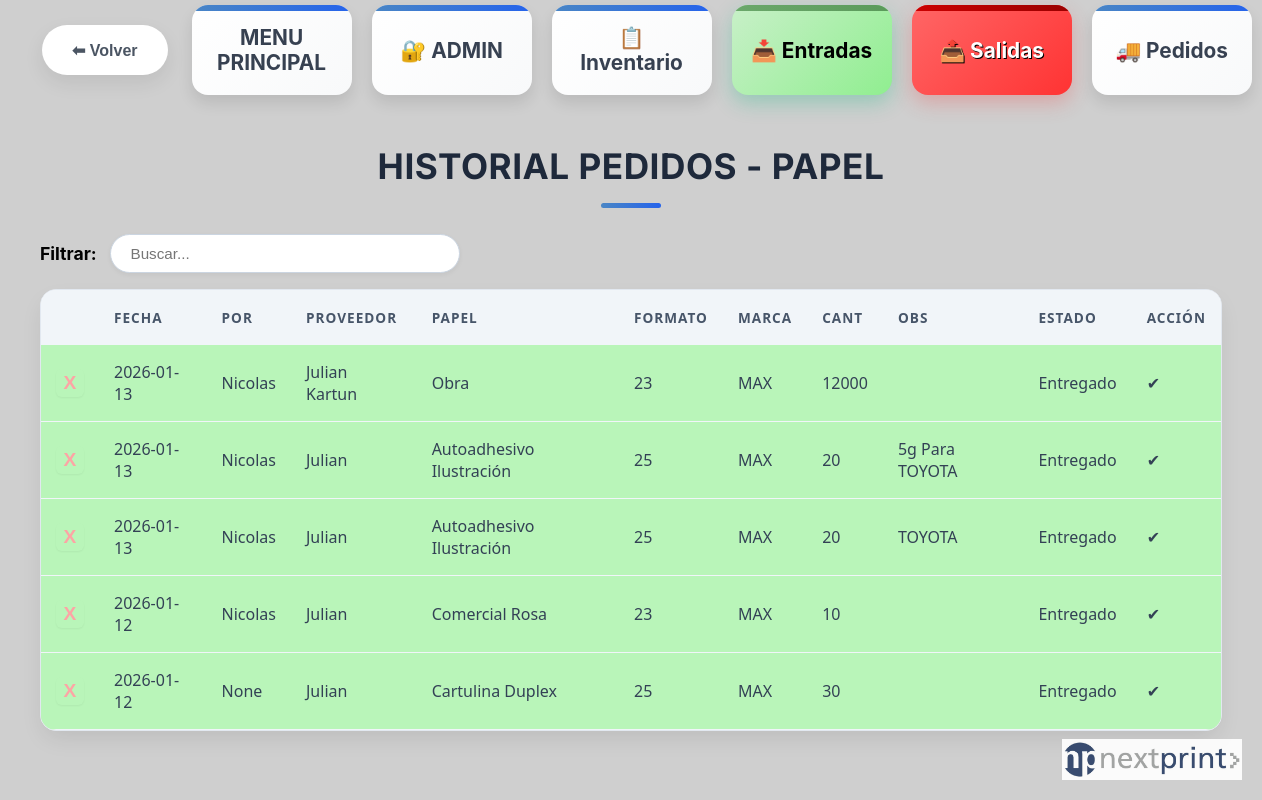
The app's page /papel/pedidos/historial (signed in), older data.
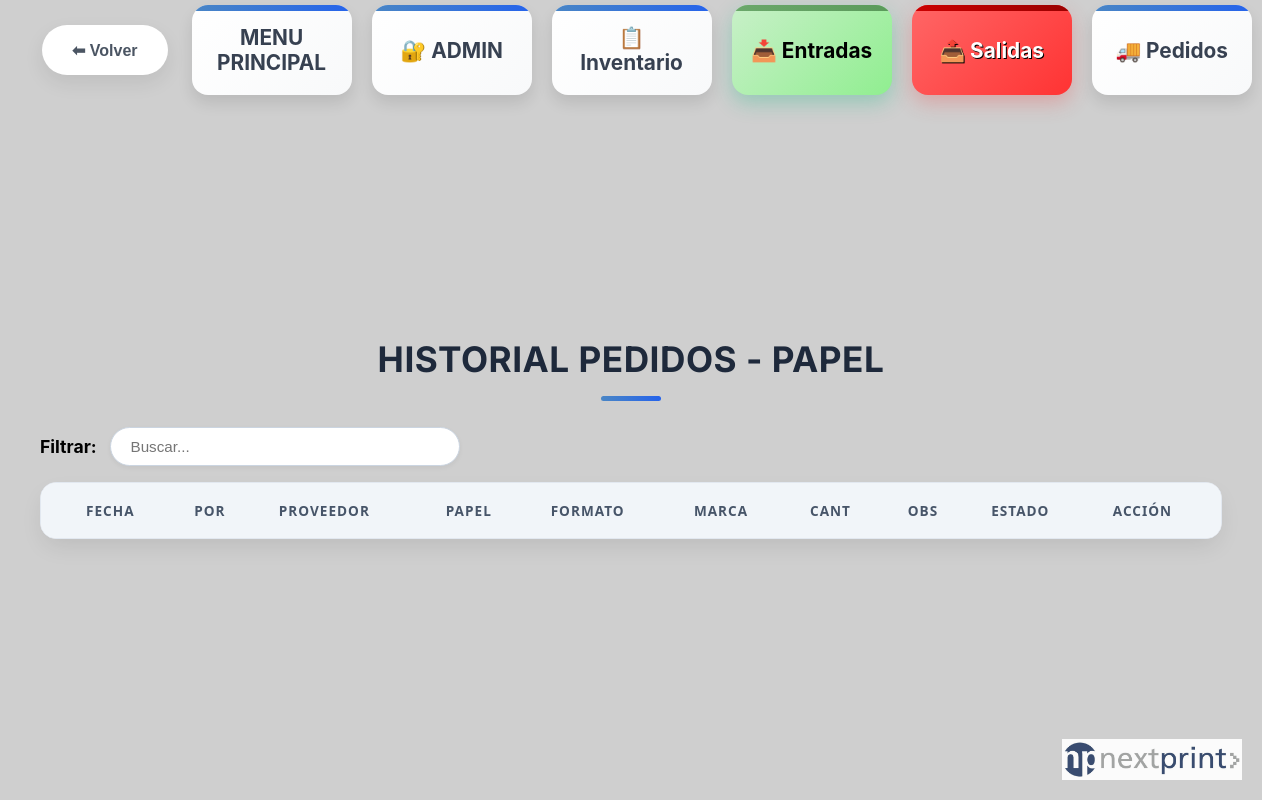
The same page, newer data.
### tables this page shows
CREATE TABLE papel_pedidos (
    id INTEGER PRIMARY KEY AUTOINCREMENT,
    fecha TEXT NOT NULL,
    tipo_papel TEXT NOT NULL,
    gramaje TEXT NOT NULL,
    formato TEXT NOT NULL,
    marca TEXT NOT NULL,
    proveedor TEXT NOT NULL,
    cantidad INTEGER NOT NULL,
    observaciones TEXT,
    estado TEXT NOT NULL DEFAULT 'En espera'
, pedido_por TEXT, afecta_stock INTEGER DEFAULT 1, es_interno INTEGER DEFAULT 0, sede TEXT DEFAULT '');

### app.py (the view)
@app.route("/papel/pedidos/historial")
def papel_pedidos_historial():
    conn = get_conn()
    registros = conn.execute("SELECT * FROM papel_pedidos ORDER BY id DESC").fetchall()
    conn.close()
    return render_template("base.html", vista="papel_pedidos_historial", modo="papel", registros=registros)

### app.py (called while the page is built)
def get_db_connection():
    conn = sqlite3.connect(DB_PATH) # <-- Usamos la variable que calculamos arriba
    conn.row_factory = sqlite3.Row
    return conn

@app.before_request
def requerir_login():
    rutas_publicas = ['login', 'static']
    if request.endpoint == 'static' or request.endpoint == 'login':
        return
    if not session.get("app_authorized"):
        return redirect(url_for("login"))

### templates/base.html (shortened to what the changed rows need)
<!DOCTYPE html>
<html lang="es">
<head>
    <link rel="stylesheet" href="{{ url_for('static', filename='styles.css') }}?v=13">
</head>
<body>
    <main class="contenido {% if vista == 'menu' %}contenido-menu{% else %}contenido-app{% endif %}">
        {% if vista == "login_global" %}
        <div class="login-container">
            <form class="login-form" method="POST" action="{{ url_for('login') }}">
                <h2 class="login-title">Bienvenido</h2>
                {% if error %}
                <div class="login-error">{{ error }}</div>
                {% endif %}
                <div class="form-group-login">
                    <label for="usuario">Usuario</label>
                    <input type="text" name="usuario" id="usuario" required autofocus placeholder="Ingresá tu usuario">
                </div>
                <div class="form-group-login">
                    <label for="contrasena">Contraseña</label>
                    <input type="password" name="contrasena" id="contrasena" required placeholder="••••••••">
                </div>
                <div class="chk-container">
                    <input type="checkbox" name="recordar" id="recordar">
                    <label for="recordar">Recordar mi dispositivo</label>
                </div>
                <button type="submit" class="btn-login-submit">Ingresar</button>
                <div class="login-footer">
                    © 2026 Nextprint Stock
                </div>
            </form>
        </div>
            {% elif vista == "papel_pedidos_historial" %}
            <section class="historial">
                <h1 class="historial-titulo">Historial Pedidos - Papel</h1>
                <div class="historial-tabla-wrapper">
                    <table class="historial-tabla" id="tabla-papel-pedidos">
                        <thead>
                            <tr>
                                <th style="width: 30px;"></th>
                                <th>Fecha</th>
                                <th>POR</th>
                                <th>PROVEEDOR</th>
                                <th>Papel</th>
                                <th>Formato</th>
                                <th>Marca</th>
                                <th>Cant</th>
                                <th>Obs</th>
                                <th>Estado</th>
                                <th>Acción</th>
                            </tr>
                        </thead>
                        <tbody>
                            {% for r in registros %}
                            <tr
                                class="{% if r['estado'] == 'Entregado' %}pedido-entregado{% endif %} {% if r['es_interno'] %}pedido-interno{% endif %}">
                                <td style="width: 30px; text-align: center;">
                                    {% if r['estado'] == 'Entregado' %}
                                    <button class="btn-borrar-historial-papel" data-id="{{ r['id'] }}">X</button>
                                    {% endif %}
                                </td>
                                <td>{{ r['fecha'] }}</td>
                                <td>{{ r['pedido_por'] }}</td>
                                <td>{{ r['proveedor'] }}</td>
                                <td>{{ r['tipo_papel'] }}</td>
                                <td>{{ r['formato'] }}</td>
                                <td>{{ r['marca'] }}</td>
                                <td>{{ r['cantidad'] }}</td>
                                <td>{{ r['observaciones'] }}</td>
                                <td class="estado-pedido">{{ r['estado'] }}</td>
                                <td>
                                    {% if r['estado'] != 'Entregado' %}
                                    {% if r['es_interno'] %}
                                    <button type="button" class="btn-reservado btn-entregado-papel"
                                        data-id="{{ r['id'] }}">
                                        Reservado
                                    </button>
                                    {% else %}
                                    <button type="button" class="btn-entregado btn-entregado-papel"
                                        data-id="{{ r['id'] }}">
                                        Entregado
                                    </button>
                                    {% endif %}
                                    {% else %}
                                    ✔
                                    {% endif %}
                                </td>
                            </tr>
                            {% endfor %}
                        </tbody>
                    </table>
                </div>
            </section>
            {% endif %}
    </main>
</body>
</html>

Row changes from the older to the newer data that the page shows:
removed papel_pedidos: fecha "2026-01-13", pedido_por "Nicolas", proveedor "Julian Kartun", tipo_papel "Obra", formato "23", marca "MAX", cantidad "12000", estado "Entregado"
removed papel_pedidos: fecha "2026-01-13", pedido_por "Nicolas", proveedor "Julian", tipo_papel "Autoadhesivo Ilustración", formato "25", marca "MAX", cantidad "20", observaciones "5g Para TOYOTA", estado "Entregado"
removed papel_pedidos: fecha "2026-01-13", pedido_por "Nicolas", proveedor "Julian", tipo_papel "Autoadhesivo Ilustración", formato "25", marca "MAX", cantidad "20", observaciones "TOYOTA", estado "Entregado"
removed papel_pedidos: fecha "2026-01-12", pedido_por "Nicolas", proveedor "Julian", tipo_papel "Comercial Rosa", formato "23", marca "MAX", cantidad "10", estado "Entregado"
removed papel_pedidos: fecha "2026-01-12", pedido_por "None", proveedor "Julian", tipo_papel "Cartulina Duplex", formato "25", marca "MAX", cantidad "30", estado "Entregado"
